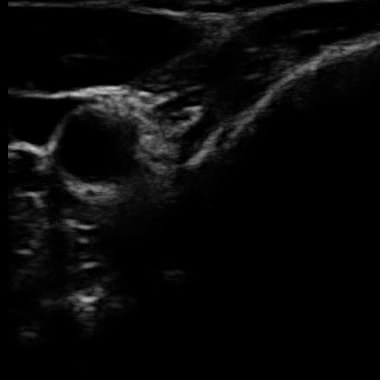
#> input picture data/person_3/test-006.jpg, 380 x 380 px; its folder holds only this picture in this run
$ jupyter execute Filtration.ipynb
#> lines starting #> are read from the running program, lines starting #| are printed output that depends on the picture; after the words box and inside, x2 and y2 are one past the last pixel; in counts of white or black regions, pixels touching at a corner belong together
#> further down, n is the input picture: shape (380, 380, 3); min 0, max 202, mean 9.3
[cell 1]
import numpy as np
import cv2
import matplotlib.pyplot as plt

[cell 2]
def kmeans(original_image):
    #original_image = cv2.imread("data/conicalfrustum/image_110321_222205.png")
    crop_img = original_image[50:400, 50:650]
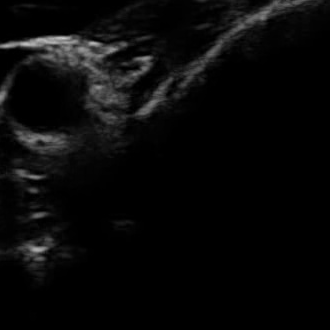
#> crop_img: shape (330, 330, 3); min 0, max 201, mean 9
    img=cv2.cvtColor(crop_img,cv2.COLOR_BGR2RGB)
    vectorized = img.reshape((-1,3))
    vectorized = np.float32(vectorized)
    criteria = (cv2.TERM_CRITERIA_EPS + cv2.TERM_CRITERIA_MAX_ITER, 10, 1.0)
    K = 2
    attempts=10
    ret,label,center=cv2.kmeans(vectorized,K,None,criteria,attempts,cv2.KMEANS_PP_CENTERS)
#> ret = 38027814.6; center = [[3.42, 3.42, 3.42], [73.96, 73.96, 73.96]]
    center = np.uint8(center)
#> center = [[3, 3, 3], [73, 73, 73]]
    res = center[label.flatten()]
    result_image = res.reshape((img.shape))
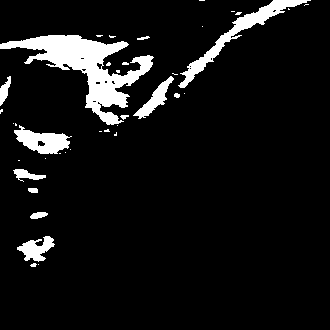
#> result_image: shape (330, 330, 3); values 3 (black) and 73 (white), 8% white; 39 white regions (26 under 20 px), largest, box (x1, y1, x2, y2) and area: (0, 35, 154, 125) 4439, (178, 0, 311, 88) 1546, (14, 125, 72, 154) 897
    figure_size = 15
    '''plt.figure(figsize=(figure_size,figure_size))
    plt.subplot(1,2,1),plt.imshow(img)
    plt.title('Original Image'), plt.xticks([]), plt.yticks([])
    plt.subplot(1,2,2),plt.imshow(result_image)
    plt.title('Segmented Image when K = %i' % K), plt.xticks([]), plt.yticks([])
    plt.show()'''
    edges = cv2.Canny(result_image,150,200)
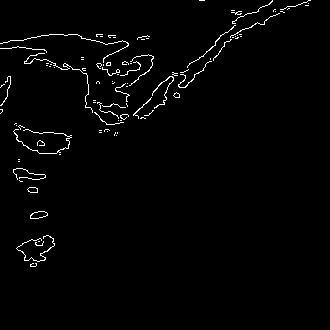
#> edges: shape (330, 330); 1.8% white in thin lines or dots, all inside (x1, y1, x2, y2) = (0, 0, 311, 267)
    '''plt.figure(figsize=(figure_size,figure_size))
    plt.subplot(1,2,1),plt.imshow(result_image)
    plt.title('Clustered Image'), plt.xticks([]), plt.yticks([])
    plt.subplot(1,2,2),plt.imshow(edges,cmap = 'gray')
    plt.title('Edge Image'), plt.xticks([]), plt.yticks([])
    plt.show()'''
    return edges

[cell 3]
import os
import glob
if not os.path.exists('output'):
    os.mkdir('output')
cv_img=[]
i=0
for img in glob.glob(f"data/person_3/*"):
                     n=cv2.imread(img)
                     cv_img.append(n)
                     img=kmeans(n)
                     cv2.imwrite(f'output/crop{i}.png',img)
                     i=i+1

$ run again, on data/person_3/test-033.jpg
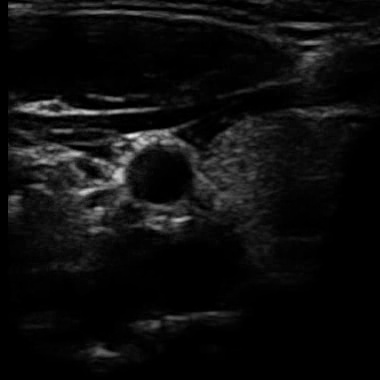
#> input picture data/person_3/test-033.jpg, 380 x 380 px
#> n is the input picture: shape (380, 380, 3); min 0, max 236, mean 13.7
#> in kmeans, `ret,label,center=cv2.kmeans(vectorized,K,None,criteria,attempts,cv2.KM..`: ret = 63091347.8; center = [[6, 6, 6], [71.08, 71.08, 71.08]]
#> in kmeans, `center = np.uint8(center)`: center = [[6, 6, 6], [71, 71, 71]]
#> in kmeans, `result_image = res.reshape((img.shape))`:
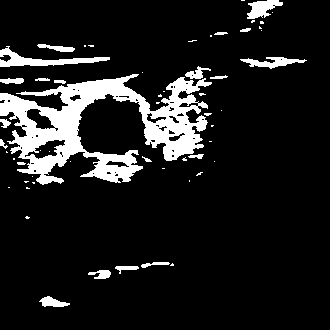
#> result_image: shape (330, 330, 3); values 6 (black) and 71 (white), 11.6% white; 57 white regions (36 under 20 px), largest, box (x1, y1, x2, y2) and area: (0, 74, 212, 185) 9521, (0, 46, 110, 67) 779, (247, 0, 283, 19) 397
#> in kmeans, `edges = cv2.Canny(result_image,150,200)`:
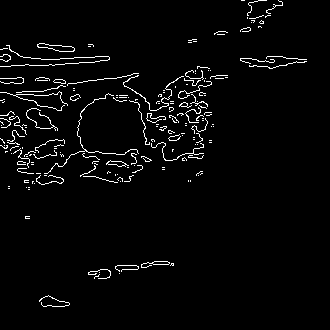
#> edges: shape (330, 330); 3.1% white in thin lines or dots, all inside (x1, y1, x2, y2) = (0, 0, 307, 307)

$ run again, on data/person_3/test-045.jpg
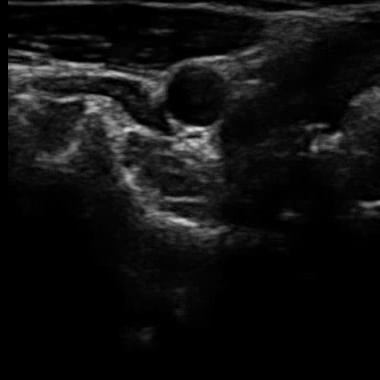
#> input picture data/person_3/test-045.jpg, 380 x 380 px
#> n is the input picture: shape (380, 380, 3); min 0, max 215, mean 16.5
#> in kmeans, `crop_img = original_image[50:400, 50:650]`:
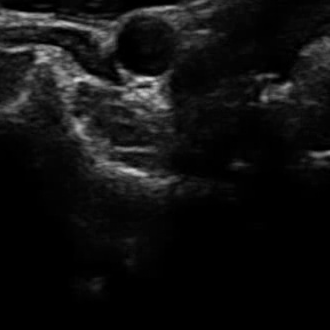
#> crop_img: shape (330, 330, 3); min 0, max 215, mean 16.7
#> in kmeans, `ret,label,center=cv2.kmeans(vectorized,K,None,criteria,attempts,cv2.KM..`: ret = 72348189.6; center = [[7.57, 7.57, 7.57], [83.22, 83.22, 83.22]]
#> in kmeans, `center = np.uint8(center)`: center = [[7, 7, 7], [83, 83, 83]]
#> result_image: shape (330, 330, 3); values 7 (black) and 83 (white), 12.1% white; 50 white regions (32 under 20 px), largest, box (x1, y1, x2, y2) and area: (0, 43, 179, 190) 7571, (0, 0, 218, 55) 3176, (300, 37, 330, 70) 498
#> in kmeans, `edges = cv2.Canny(result_image,150,200)`:
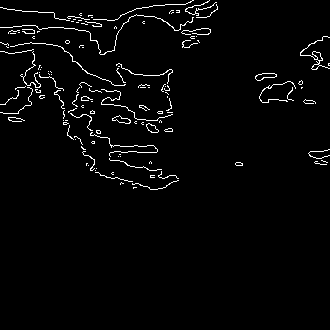
#> edges: shape (330, 330); 2.6% white in thin lines or dots, all inside (x1, y1, x2, y2) = (0, 0, 330, 190)
